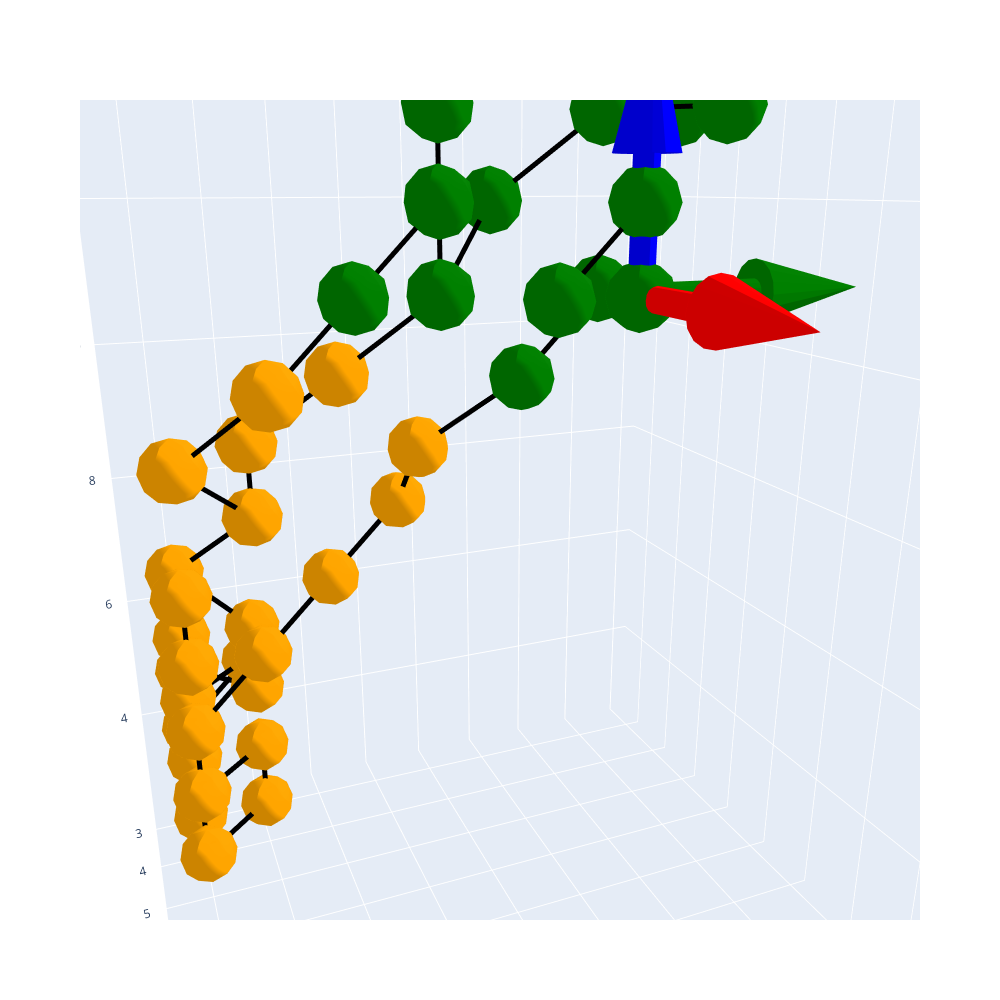

Notebook source saved alongside this figure:
### Code cell
solution, solution_fitness, solution_idx = ga_instance.best_solution()
print(solution_fitness)
coords = build_proteins(sequence, solution[None, ...])
plot_protein(sequence, coords[0], current_pos=coords[0, -1], current_orientation=np.eye(3))

### Figure 1 — Plotly figure (JSON) as saved in the notebook; plotly's stock layout.template omitted (floating-point values rounded to 4 significant figures; data arrays with more than 128 entries replaced by an {"elided": "..."} marker saying what was removed)
{"data": [{"color": "green", "hoverinfo": "skip", "i": {"elided": "1200 int values"}, "j": {"elided": "1200 int values"}, "k": {"elided": "1200 int values"}, "type": "mesh3d", "x": {"elided": "945 float values"}, "y": {"elided": "945 float values"}, "z": {"elided": "945 float values"}}, {"color": "orange", "hoverinfo": "skip", "i": {"elided": "3200 int values"}, "j": {"elided": "3200 int values"}, "k": {"elided": "3200 int values"}, "type": "mesh3d", "x": {"elided": "2520 float values"}, "y": {"elided": "2520 float values"}, "z": {"elided": "2520 float values"}}, {"line": {"color": "black", "width": 10}, "mode": "lines", "type": "scatter3d", "x": [7, 8, 7, 6, 7, 6, 5, 5, 4, 5, 5, 4, 4, 4, 4, 4, 3, 3, 3, 4, 4, 4, 5, 6, 7, 7, 7, 7, 7, 7, 6, 5, 5, 4, 4, 4, 4, 4, 4, 4, 4, 5, 4, 4, 5, 5, 5, 5, 5, 6, 7, 7, 8, 8, 8], "y": [9, 9, 8, 7, 6, 5, 4, 4, 3, 3, 3, 3, 3, 3, 3, 3, 4, 3, 3, 4, 4, 3, 4, 3, 4, 5, 6, 6, 6, 6, 5, 4, 4, 3, 3, 3, 3, 3, 3, 3, 3, 3, 4, 4, 3, 3, 4, 5, 6, 6, 7, 8, 7, 8, 8], "z": [13, 13, 13, 12, 11, 10, 9, 8, 7, 7, 6, 5, 4, 5, 4, 5, 5, 4, 5, 5, 6, 7, 8, 9, 10, 11, 12, 13, 12, 11, 10, 9, 8, 7, 6, 5, 6, 5, 4, 3, 4, 3, 3, 4, 4, 5, 6, 7, 8, 9, 10, 11, 11, 12, 11]}, {"color": "red", "hoverinfo": "skip", "i": [126, 10, 143, 9, 19, 118, 95, 138, 14, 24, 145, 79, 128, 20, 29, 106, 60, 120, 28, 36, 114, 41, 111, 33, 42, 4, 25, 2, 38, 48, 122, 101, 140, 45, 55, 133, 85, 131, 51, 61, 142, 67, 123, 58, 66, 0, 47, 115, 63, 71, 110, 30, 104, 69, 77, 119, 89, 136, 74, 83, 130, 73, 127, 81, 91, 54, 116, 86, 96, 37, 107, 137, 92, 102, 135, 18, 6, 99, 11, 8, 8, 8, 8, 8, 8, 8, 8, 8, 8, 8, 8, 8, 8, 109], "j": [124, 101, 5, 13, 15, 113, 89, 140, 17, 21, 141, 73, 131, 23, 26, 1, 54, 123, 31, 34, 112, 37, 115, 35, 39, 144, 18, 104, 43, 46, 121, 95, 143, 49, 52, 129, 79, 136, 53, 57, 139, 60, 127, 59, 62, 3, 41, 116, 65, 68, 108, 25, 107, 72, 75, 117, 85, 138, 78, 80, 125, 67, 128, 84, 87, 47, 120, 90, 93, 30, 111, 134, 97, 100, 132, 12, 2, 103, 7, 16, 22, 27, 32, 40, 44, 50, 56, 64, 70, 76, 82, 88, 94, 105], "k": [147, 143, 10, 19, 9, 160, 138, 95, 24, 14, 151, 128, 79, 29, 20, 152, 120, 60, 36, 28, 153, 111, 41, 42, 33, 154, 2, 25, 48, 38, 155, 140, 101, 55, 45, 157, 131, 85, 61, 51, 158, 123, 67, 66, 58, 148, 115, 47, 71, 63, 150, 104, 30, 77, 69, 159, 136, 89, 83, 74, 156, 127, 73, 91, 81, 116, 54, 96, 86, 107, 37, 149, 102, 92, 146, 6, 18, 11, 99, 22, 27, 32, 40, 44, 50, 56, 64, 70, 76, 82, 88, 94, 98, 161], "type": "mesh3d", "x": {"elided": "162 float values"}, "y": {"elided": "162 float values"}, "z": {"elided": "162 float values"}}, {"color": "green", "hoverinfo": "skip", "i": [126, 10, 143, 9, 19, 118, 95, 138, 14, 24, 145, 79, 128, 20, 29, 106, 60, 120, 28, 36, 114, 41, 111, 33, 42, 4, 25, 2, 38, 48, 122, 101, 140, 45, 55, 133, 85, 131, 51, 61, 142, 67, 123, 58, 66, 0, 47, 115, 63, 71, 110, 30, 104, 69, 77, 119, 89, 136, 74, 83, 130, 73, 127, 81, 91, 54, 116, 86, 96, 37, 107, 137, 92, 102, 135, 18, 6, 99, 11, 8, 8, 8, 8, 8, 8, 8, 8, 8, 8, 8, 8, 8, 8, 109], "j": [124, 101, 5, 13, 15, 113, 89, 140, 17, 21, 141, 73, 131, 23, 26, 1, 54, 123, 31, 34, 112, 37, 115, 35, 39, 144, 18, 104, 43, 46, 121, 95, 143, 49, 52, 129, 79, 136, 53, 57, 139, 60, 127, 59, 62, 3, 41, 116, 65, 68, 108, 25, 107, 72, 75, 117, 85, 138, 78, 80, 125, 67, 128, 84, 87, 47, 120, 90, 93, 30, 111, 134, 97, 100, 132, 12, 2, 103, 7, 16, 22, 27, 32, 40, 44, 50, 56, 64, 70, 76, 82, 88, 94, 105], "k": [147, 143, 10, 19, 9, 160, 138, 95, 24, 14, 151, 128, 79, 29, 20, 152, 120, 60, 36, 28, 153, 111, 41, 42, 33, 154, 2, 25, 48, 38, 155, 140, 101, 55, 45, 157, 131, 85, 61, 51, 158, 123, 67, 66, 58, 148, 115, 47, 71, 63, 150, 104, 30, 77, 69, 159, 136, 89, 83, 74, 156, 127, 73, 91, 81, 116, 54, 96, 86, 107, 37, 149, 102, 92, 146, 6, 18, 11, 99, 22, 27, 32, 40, 44, 50, 56, 64, 70, 76, 82, 88, 94, 98, 161], "type": "mesh3d", "x": {"elided": "162 float values"}, "y": {"elided": "162 float values"}, "z": {"elided": "162 float values"}}, {"color": "blue", "hoverinfo": "skip", "i": [126, 10, 143, 9, 19, 118, 95, 138, 14, 24, 145, 79, 128, 20, 29, 106, 60, 120, 28, 36, 114, 41, 111, 33, 42, 4, 25, 2, 38, 48, 122, 101, 140, 45, 55, 133, 85, 131, 51, 61, 142, 67, 123, 58, 66, 0, 47, 115, 63, 71, 110, 30, 104, 69, 77, 119, 89, 136, 74, 83, 130, 73, 127, 81, 91, 54, 116, 86, 96, 37, 107, 137, 92, 102, 135, 18, 6, 99, 11, 8, 8, 8, 8, 8, 8, 8, 8, 8, 8, 8, 8, 8, 8, 109], "j": [124, 101, 5, 13, 15, 113, 89, 140, 17, 21, 141, 73, 131, 23, 26, 1, 54, 123, 31, 34, 112, 37, 115, 35, 39, 144, 18, 104, 43, 46, 121, 95, 143, 49, 52, 129, 79, 136, 53, 57, 139, 60, 127, 59, 62, 3, 41, 116, 65, 68, 108, 25, 107, 72, 75, 117, 85, 138, 78, 80, 125, 67, 128, 84, 87, 47, 120, 90, 93, 30, 111, 134, 97, 100, 132, 12, 2, 103, 7, 16, 22, 27, 32, 40, 44, 50, 56, 64, 70, 76, 82, 88, 94, 105], "k": [147, 143, 10, 19, 9, 160, 138, 95, 24, 14, 151, 128, 79, 29, 20, 152, 120, 60, 36, 28, 153, 111, 41, 42, 33, 154, 2, 25, 48, 38, 155, 140, 101, 55, 45, 157, 131, 85, 61, 51, 158, 123, 67, 66, 58, 148, 115, 47, 71, 63, 150, 104, 30, 77, 69, 159, 136, 89, 83, 74, 156, 127, 73, 91, 81, 116, 54, 96, 86, 107, 37, 149, 102, 92, 146, 6, 18, 11, 99, 22, 27, 32, 40, 44, 50, 56, 64, 70, 76, 82, 88, 94, 98, 161], "type": "mesh3d", "x": {"elided": "162 float values"}, "y": {"elided": "162 float values"}, "z": {"elided": "162 float values"}}], "layout": {"height": 1000, "scene": {"aspectmode": "data", "aspectratio": {"x": 0.9018, "y": 0.9039, "z": 1.227}, "camera": {"center": {"x": 0, "y": 0, "z": 0}, "eye": {"x": 1.106, "y": -0.454, "z": 0.3932}, "projection": {"type": "perspective"}, "up": {"x": 0, "y": 0, "z": 1}}}, "width": 1000}}
